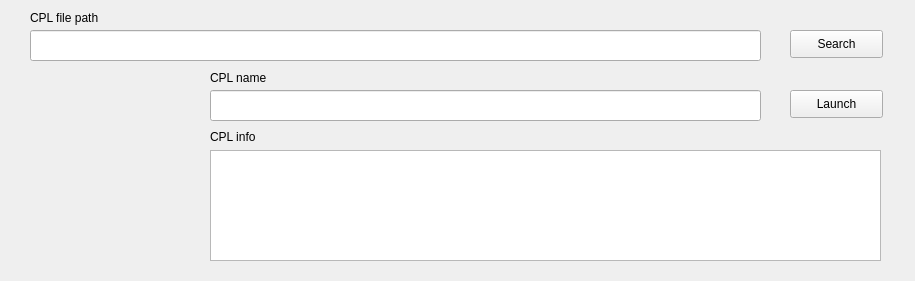
<?xml version="1.0" encoding="UTF-8"?>
<ui version="4.0">
 <class>MainWindow</class>
 <widget class="QMainWindow" name="MainWindow">
  <property name="geometry">
   <rect>
    <x>0</x>
    <y>0</y>
    <width>915</width>
    <height>281</height>
   </rect>
  </property>
  <property name="windowTitle">
   <string>MainWindow</string>
  </property>
  <widget class="QWidget" name="centralWidget">
   <widget class="QPushButton" name="searchBtn">
    <property name="geometry">
     <rect>
      <x>790</x>
      <y>30</y>
      <width>93</width>
      <height>28</height>
     </rect>
    </property>
    <property name="text">
     <string>Search</string>
    </property>
   </widget>
   <widget class="QPushButton" name="launchBtn">
    <property name="geometry">
     <rect>
      <x>790</x>
      <y>90</y>
      <width>93</width>
      <height>28</height>
     </rect>
    </property>
    <property name="text">
     <string>Launch</string>
    </property>
   </widget>
   <widget class="QLineEdit" name="filePathEdit">
    <property name="geometry">
     <rect>
      <x>30</x>
      <y>30</y>
      <width>731</width>
      <height>31</height>
     </rect>
    </property>
   </widget>
   <widget class="QLabel" name="icon">
    <property name="geometry">
     <rect>
      <x>30</x>
      <y>100</y>
      <width>160</width>
      <height>160</height>
     </rect>
    </property>
    <property name="text">
     <string/>
    </property>
   </widget>
   <widget class="QLineEdit" name="cplNameEdit">
    <property name="geometry">
     <rect>
      <x>210</x>
      <y>90</y>
      <width>551</width>
      <height>31</height>
     </rect>
    </property>
   </widget>
   <widget class="QTextEdit" name="cplInfoEdit">
    <property name="geometry">
     <rect>
      <x>210</x>
      <y>150</y>
      <width>671</width>
      <height>111</height>
     </rect>
    </property>
   </widget>
   <widget class="QLabel" name="label">
    <property name="geometry">
     <rect>
      <x>30</x>
      <y>10</y>
      <width>81</width>
      <height>16</height>
     </rect>
    </property>
    <property name="text">
     <string>CPL file path</string>
    </property>
   </widget>
   <widget class="QLabel" name="label_2">
    <property name="geometry">
     <rect>
      <x>210</x>
      <y>70</y>
      <width>61</width>
      <height>16</height>
     </rect>
    </property>
    <property name="text">
     <string>CPL name</string>
    </property>
   </widget>
   <widget class="QLabel" name="label_3">
    <property name="geometry">
     <rect>
      <x>210</x>
      <y>130</y>
      <width>47</width>
      <height>13</height>
     </rect>
    </property>
    <property name="text">
     <string>CPL info</string>
    </property>
   </widget>
  </widget>
 </widget>
 <layoutdefault spacing="6" margin="11"/>
 <resources/>
 <connections/>
</ui>
